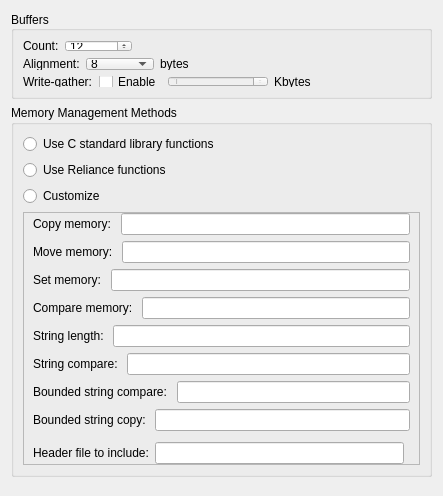
          <widget class="QWidget" name="scrollAreaWidgetContents_4">
           <property name="geometry">
            <rect>
             <x>0</x>
             <y>0</y>
             <width>443</width>
             <height>496</height>
            </rect>
           </property>
           <layout class="QVBoxLayout" name="verticalLayout_24">
            <item>
             <widget class="QGroupBox" name="gbBuffers">
              <property name="sizePolicy">
               <sizepolicy hsizetype="Preferred" vsizetype="Preferred">
                <horstretch>0</horstretch>
                <verstretch>0</verstretch>
               </sizepolicy>
              </property>
              <property name="minimumSize">
               <size>
                <width>0</width>
                <height>50</height>
               </size>
              </property>
              <property name="title">
               <string>Buffers</string>
              </property>
              <property name="alignment">
               <set>Qt::AlignLeading|Qt::AlignLeft|Qt::AlignVCenter</set>
              </property>
              <layout class="QVBoxLayout" name="verticalLayout_25">
               <item>
                <layout class="QHBoxLayout" name="hlayBufferCount">
                 <item>
                  <widget class="QLabel" name="label_24">
                   <property name="toolTip">
                    <string>&lt;html&gt;&lt;head/&gt;&lt;body&gt;&lt;p&gt;&lt;span style=&quot; font-weight:600;&quot;&gt;What it means: &lt;/span&gt;This setting determines the number of block buffers in the block buffer cache.&lt;/p&gt;&lt;p&gt;&lt;span style=&quot; font-weight:600;&quot;&gt;Guidance:&lt;/span&gt; Reliance Edge needs a certain minimum number of block buffers in the cache in order to operate. This minimum can be anywhere from 2 to 12, depending on other settings; an error icon will appear if the value is below the minimum. Using a buffer count above the minimum will improve performance (often substantially) at the cost of using more RAM. Thus, if the performance of Reliance Edge is not satisfactory, increasing the buffer count is a good experiment.&lt;/p&gt;&lt;p&gt;The memory allocated for buffers must be less than 4 GB and is determined by &lt;span style=&quot; font-weight:600;&quot;&gt;Block Size&lt;/span&gt; times &lt;span style=&quot; font-weight:600;&quot;&gt;Buffer Count&lt;/span&gt;. An error icon will appear if the value is above the maximum.&lt;/p&gt;&lt;p&gt;For more information, see the &amp;quot;Product Configuration&amp;quot; chapter of the Reliance Edge Developer's Guide.&lt;/p&gt;&lt;/body&gt;&lt;/html&gt;</string>
                   </property>
                   <property name="text">
                    <string>Count:</string>
                   </property>
                  </widget>
                 </item>
                 <item>
                  <widget class="QSpinBox" name="sbAllocatedBuffers">
                   <property name="maximum">
                    <number>33554432</number>
                   </property>
                   <property name="value">
                    <number>12</number>
                   </property>
                  </widget>
                 </item>
                 <item>
                  <spacer name="horizontalSpacer_22">
                   <property name="orientation">
                    <enum>Qt::Horizontal</enum>
                   </property>
                   <property name="sizeHint" stdset="0">
                    <size>
                     <width>40</width>
                     <height>20</height>
                    </size>
                   </property>
                  </spacer>
                 </item>
                 <item>
                  <widget class="WarningBtn" name="wbtnAllocatedBuffers" native="true">
                   <property name="sizePolicy">
                    <sizepolicy hsizetype="Fixed" vsizetype="Ignored">
                     <horstretch>0</horstretch>
                     <verstretch>0</verstretch>
                    </sizepolicy>
                   </property>
                   <property name="minimumSize">
                    <size>
                     <width>18</width>
                     <height>0</height>
                    </size>
                   </property>
                   <property name="maximumSize">
                    <size>
                     <width>18</width>
                     <height>16777215</height>
                    </size>
                   </property>
                  </widget>
                 </item>
                </layout>
               </item>
               <item>
                <layout class="QHBoxLayout" name="hlayBufferAlignment">
                 <item>
                  <widget class="QLabel" name="label_17b">
                   <property name="toolTip">
                    <string>&lt;html&gt;&lt;head/&gt;&lt;body&gt;&lt;p&gt;&lt;span style=&quot; font-weight:600;&quot;&gt;What it means:&lt;/span&gt; The memory alignment of the block buffers. The addresses of all block buffers (and the write-gather buffer, if enabled) will be aligned to this value. &lt;/p&gt;&lt;p&gt;&lt;span style=&quot; font-weight:600;&quot;&gt;Guidance:&lt;/span&gt; A minimum alignment of 8 is required in order for it to be safe on all processor architectures. The value must also be a power-of-two value and less than or equal to &lt;span style=&quot; font-weight:600;&quot;&gt;Block Size&lt;/span&gt;.&lt;/p&gt;&lt;p&gt;Alignment values above the minimum are beneficial on systems that use direct memory access (DMA) to transfer data to and from the storage device. DMA typically requires an aligned buffer, but the amount of alignment needed depends on the system: anywhere from 4 to 512 bytes is typical. If buffers are sufficiently aligned for the DMA controller, this foregoes the need for a bounce buffer for the I/O requests that use these aligned buffers.&lt;/p&gt;&lt;p&gt;Note that not all storage device I/O pass through the buffers, so the OS block device service (osbdev.c) still needs to be able to support unaligned I/O buffers. In other words, use of this setting will not eliminate the need for a bounce buffer, but it can reduce how often the bounce buffer would need to be used.&lt;/p&gt;&lt;p&gt;The RAM cost in bytes of this setting is approximately equal to the alignment value.&lt;/p&gt;&lt;/body&gt;&lt;/html&gt;</string>
                   </property>
                   <property name="text">
                    <string>Alignment:</string>
                   </property>
                  </widget>
                 </item>
                 <item>
                  <widget class="QComboBox" name="cmbBufferAlignment">
                   <property name="currentIndex">
                    <number>0</number>
                   </property>
                   <item>
                    <property name="text">
                     <string>8</string>
                    </property>
                   </item>
                   <item>
                    <property name="text">
                     <string>16</string>
                    </property>
                   </item>
                   <item>
                    <property name="text">
                     <string>32</string>
                    </property>
                   </item>
                   <item>
                    <property name="text">
                     <string>64</string>
                    </property>
                   </item>
                   <item>
                    <property name="text">
                     <string>128</string>
                    </property>
                   </item>
                   <item>
                    <property name="text">
                     <string>256</string>
                    </property>
                   </item>
                   <item>
                    <property name="text">
                     <string>512</string>
                    </property>
                   </item>
                   <item>
                    <property name="text">
                     <string>1,024</string>
                    </property>
                   </item>
                   <item>
                    <property name="text">
                     <string>2,048</string>
                    </property>
                   </item>
                   <item>
                    <property name="text">
                     <string>4,096</string>
                    </property>
                   </item>
                   <item>
                    <property name="text">
                     <string>8,192</string>
                    </property>
                   </item>
                   <item>
                    <property name="text">
                     <string>16,384</string>
                    </property>
                   </item>
                   <item>
                    <property name="text">
                     <string>32,768</string>
                    </property>
                   </item>
                   <item>
                    <property name="text">
                     <string>65,536</string>
                    </property>
                   </item>
                  </widget>
                 </item>
                 <item>
                  <widget class="QLabel" name="label_18b">
                   <property name="text">
                    <string>bytes</string>
                   </property>
                  </widget>
                 </item>
                 <item>
                  <spacer name="horizontalSpacer_5d">
                   <property name="orientation">
                    <enum>Qt::Horizontal</enum>
                   </property>
                   <property name="sizeHint" stdset="0">
                    <size>
                     <width>40</width>
                     <height>20</height>
                    </size>
                   </property>
                  </spacer>
                 </item>
                 <item>
                  <widget class="WarningBtn" name="wbtnBufferAlignment" native="true">
                   <property name="sizePolicy">
                    <sizepolicy hsizetype="Fixed" vsizetype="Ignored">
                     <horstretch>0</horstretch>
                     <verstretch>0</verstretch>
                    </sizepolicy>
                   </property>
                   <property name="minimumSize">
                    <size>
                     <width>18</width>
                     <height>0</height>
                    </size>
                   </property>
                   <property name="maximumSize">
                    <size>
                     <width>18</width>
                     <height>16777215</height>
                    </size>
                   </property>
                  </widget>
                 </item>
                </layout>
               </item>
               <item>
                <layout class="QHBoxLayout" name="hlayBufferWriteGather">
                 <item>
                  <widget class="QLabel" name="label_9c">
                   <property name="toolTip">
                    <string>&lt;html&gt;&lt;head/&gt;&lt;body&gt;&lt;p&gt;&lt;span style=&quot; font-weight:600;&quot;&gt;What it means:&lt;/span&gt; The size of the write-gather buffer in kilobytes.&lt;/p&gt;&lt;p&gt;&lt;span style=&quot; font-weight:600;&quot;&gt;Guidance:&lt;/span&gt; This value, in combination with the &lt;span style=&quot; font-weight:600;&quot;&gt;Block Size&lt;/span&gt; and &lt;span style=&quot; font-weight:600;&quot;&gt;Buffer Count&lt;/span&gt;, are used to tune file system performance. The write-gather buffer is used to write out adjacent dirty block buffers in a single request. On many storage devices, write throughput is faster with larger requests (up to a point). The minimum size is twice the &lt;span style=&quot; font-weight:600;&quot;&gt;Block Size&lt;/span&gt;. The maximum must be less than the total space allocated for buffers (ie. &lt;span style=&quot; font-weight:600;&quot;&gt;Block Size&lt;/span&gt; times &lt;span style=&quot; font-weight:600;&quot;&gt;Buffer Count&lt;/span&gt;).&lt;/p&gt;&lt;p&gt;Disabling the write-gather buffer may be desirable to minimize RAM requirements, reduce worst-case latency, or because larger writes are not faster on the storage device.&lt;/p&gt;&lt;p&gt;For more information, see the &amp;quot;Product Configuration&amp;quot; chapter of the Reliance Edge Developer's Guide. &lt;/p&gt;&lt;/body&gt;&lt;/html&gt;</string>
                   </property>
                   <property name="text">
                    <string>Write-gather:</string>
                   </property>
                  </widget>
                 </item>
                 <item>
                  <widget class="QCheckBox" name="cbBufferWriteGather">
                   <property name="text">
                    <string>Enable</string>
                   </property>
                   <property name="checked">
                    <bool>false</bool>
                   </property>
                  </widget>
                 </item>
                 <item>
                  <widget class="QSpinBox" name="sbBufferWriteGatherKB">
                   <property name="enabled">
                    <bool>false</bool>
                   </property>
                   <property name="sizePolicy">
                    <sizepolicy hsizetype="Fixed" vsizetype="Fixed">
                     <horstretch>1</horstretch>
                     <verstretch>0</verstretch>
                    </sizepolicy>
                   </property>
                   <property name="minimumSize">
                    <size>
                     <width>100</width>
                     <height>0</height>
                    </size>
                   </property>
                   <property name="minimum">
                    <number>1</number>
                   </property>
                   <property name="maximum">
                    <number>4194304</number>
                   </property>
                   <property name="value">
                    <number>1</number>
                   </property>
                  </widget>
                 </item>
                 <item>
                  <widget class="QLabel" name="label_10c">
                   <property name="text">
                    <string>Kbytes</string>
                   </property>
                  </widget>
                 </item>
                 <item>
                  <spacer name="horizontalSpacer_5c">
                   <property name="orientation">
                    <enum>Qt::Horizontal</enum>
                   </property>
                   <property name="sizeHint" stdset="0">
                    <size>
                     <width>40</width>
                     <height>20</height>
                    </size>
                   </property>
                  </spacer>
                 </item>
                 <item>
                  <widget class="WarningBtn" name="wbtnBufferWriteGather" native="true">
                   <property name="sizePolicy">
                    <sizepolicy hsizetype="Fixed" vsizetype="Ignored">
                     <horstretch>0</horstretch>
                     <verstretch>0</verstretch>
                    </sizepolicy>
                   </property>
                   <property name="minimumSize">
                    <size>
                     <width>18</width>
                     <height>0</height>
                    </size>
                   </property>
                   <property name="maximumSize">
                    <size>
                     <width>18</width>
                     <height>16777215</height>
                    </size>
                   </property>
                  </widget>
                 </item>
                </layout>
               </item>
              </layout>
             </widget>
            </item>
            <item>
             <widget class="QGroupBox" name="gbMemFns">
              <property name="sizePolicy">
               <sizepolicy hsizetype="Preferred" vsizetype="Fixed">
                <horstretch>0</horstretch>
                <verstretch>0</verstretch>
               </sizepolicy>
              </property>
              <property name="toolTip">
               <string>&lt;html&gt;&lt;head/&gt;&lt;body&gt;&lt;p&gt;&lt;span style=&quot; font-weight:600;&quot;&gt;What it means:&lt;/span&gt; Reliance Edge needs functions like memcpy() and strlen(), but it also needs to work in freestanding environments where the C library functions might be unavailable. This setting tells Reliance Edge which functions to use: the C library versions, its own implementations, or custom functions.&lt;/p&gt;&lt;p&gt;&lt;span style=&quot; font-weight:600;&quot;&gt;Guidance:&lt;/span&gt; Using the standard C library functions is a reasonable choice if you know that the listed  functions and the &amp;lt;string.h&amp;gt; header file are available in your system. The advantage of using the C library functions, if available, is that they tend to be optimized, and code size is not increased since those functions were already present on the target.&lt;/p&gt;&lt;p&gt;Using the Reliance Edge functions has the advantage that it works anywhere, without external dependencies, and these implementations are known not to have any bugs which will cause problems for the file system. The disadvantage is that these are very simple implementations without any optimization, and if these functions are already implemented elsewhere in the system, code size is increased by unnecessarily including two copies of these functions.&lt;/p&gt;&lt;p&gt;You can also use custom functions or mix-and-match by selecting &amp;quot;Customize.&amp;quot; When this option is selected, leave a field blank to tell Reliance Edge to use its own implementation of a function.&lt;/p&gt;&lt;p&gt;For further details, see the &amp;quot;Product Configuration&amp;quot; chapter of the Reliance Edge Developer's Guide.&lt;/p&gt;&lt;/body&gt;&lt;/html&gt;</string>
              </property>
              <property name="title">
               <string>Memory Management Methods</string>
              </property>
              <layout class="QVBoxLayout" name="verticalLayout_26">
               <item>
                <widget class="QRadioButton" name="rbtnMemUseCStd">
                 <property name="text">
                  <string>Use C standard library functions</string>
                 </property>
                </widget>
               </item>
               <item>
                <widget class="QRadioButton" name="rbtnMemUseReliance">
                 <property name="text">
                  <string>Use Reliance functions</string>
                 </property>
                </widget>
               </item>
               <item>
                <widget class="QRadioButton" name="rbtnMemCustomize">
                 <property name="text">
                  <string>Customize</string>
                 </property>
                </widget>
               </item>
               <item>
                <widget class="QFrame" name="frameMemFnsCust">
                 <property name="frameShape">
                  <enum>QFrame::StyledPanel</enum>
                 </property>
                 <property name="frameShadow">
                  <enum>QFrame::Raised</enum>
                 </property>
                 <layout class="QVBoxLayout" name="verticalLayout_31">
                  <property name="topMargin">
                   <number>0</number>
                  </property>
                  <property name="bottomMargin">
                   <number>0</number>
                  </property>
                  <item>
                   <layout class="QHBoxLayout" name="hlayMemcpy">
                    <item>
                     <widget class="QLabel" name="label_13">
                      <property name="text">
                       <string>Copy memory: </string>
                      </property>
                     </widget>
                    </item>
                    <item>
                     <widget class="QLineEdit" name="leMemcpy">
                      <property name="text">
                       <string/>
                      </property>
                     </widget>
                    </item>
                   </layout>
                  </item>
                  <item>
                   <layout class="QHBoxLayout" name="hlayMemmov">
                    <item>
                     <widget class="QLabel" name="label_35">
                      <property name="text">
                       <string>Move memory: </string>
                      </property>
                     </widget>
                    </item>
                    <item>
                     <widget class="QLineEdit" name="leMemmov"/>
                    </item>
                   </layout>
                  </item>
                  <item>
                   <layout class="QHBoxLayout" name="hlayMemset">
                    <item>
                     <widget class="QLabel" name="label_36">
                      <property name="text">
                       <string>Set memory: </string>
                      </property>
                     </widget>
                    </item>
                    <item>
                     <widget class="QLineEdit" name="leMemset"/>
                    </item>
                   </layout>
                  </item>
                  <item>
                   <layout class="QHBoxLayout" name="hlayMemcmp">
                    <item>
                     <widget class="QLabel" name="label_39">
                      <property name="text">
                       <string>Compare memory: </string>
                      </property>
                     </widget>
                    </item>
                    <item>
                     <widget class="QLineEdit" name="leMemcmp"/>
                    </item>
                   </layout>
                  </item>
                  <item>
                   <layout class="QHBoxLayout" name="hlayStrlen">
                    <item>
                     <widget class="QLabel" name="label_38">
                      <property name="text">
                       <string>String length: </string>
                      </property>
                     </widget>
                    </item>
                    <item>
                     <widget class="QLineEdit" name="leStrlen"/>
                    </item>
                   </layout>
                  </item>
                  <item>
                   <layout class="QHBoxLayout" name="hlayStrcmp">
                    <item>
                     <widget class="QLabel" name="label_42">
                      <property name="text">
                       <string>String compare: </string>
                      </property>
                     </widget>
                    </item>
                    <item>
                     <widget class="QLineEdit" name="leStrcmp"/>
                    </item>
                   </layout>
                  </item>
                  <item>
                   <layout class="QHBoxLayout" name="hlayStrncmp">
                    <item>
                     <widget class="QLabel" name="label_41">
                      <property name="text">
                       <string>Bounded string compare: </string>
                      </property>
                     </widget>
                    </item>
                    <item>
                     <widget class="QLineEdit" name="leStrncmp"/>
                    </item>
                   </layout>
                  </item>
                  <item>
                   <layout class="QHBoxLayout" name="hlayStrncpy">
                    <item>
                     <widget class="QLabel" name="label_37">
                      <property name="text">
                       <string>Bounded string copy: </string>
                      </property>
                     </widget>
                    </item>
                    <item>
                     <widget class="QLineEdit" name="leStrncpy"/>
                    </item>
                   </layout>
                  </item>
                  <item>
                   <spacer name="verticalSpacer_8">
                    <property name="orientation">
                     <enum>Qt::Vertical</enum>
                    </property>
                    <property name="sizeType">
                     <enum>QSizePolicy::Fixed</enum>
                    </property>
                    <property name="sizeHint" stdset="0">
                     <size>
                      <width>20</width>
                      <height>5</height>
                     </size>
                    </property>
                   </spacer>
                  </item>
                  <item>
                   <layout class="QHBoxLayout" name="hlayIncludeFile">
                    <item>
                     <widget class="QLabel" name="label_40">
                      <property name="text">
                       <string>Header file to include:</string>
                      </property>
                     </widget>
                    </item>
                    <item>
                     <widget class="QLineEdit" name="leIncludeFile"/>
                    </item>
                    <item>
                     <widget class="WarningBtn" name="wbtnIncludeFile" native="true">
                      <property name="sizePolicy">
                       <sizepolicy hsizetype="Fixed" vsizetype="Ignored">
                        <horstretch>0</horstretch>
                        <verstretch>0</verstretch>
                       </sizepolicy>
                      </property>
                      <property name="minimumSize">
                       <size>
                        <width>0</width>
                        <height>0</height>
                       </size>
                      </property>
                      <property name="maximumSize">
                       <size>
                        <width>18</width>
                        <height>16777215</height>
                       </size>
                      </property>
                     </widget>
                    </item>
                   </layout>
                  </item>
                 </layout>
                </widget>
               </item>
              </layout>
             </widget>
            </item>
            <item>
             <spacer name="verticalSpacer_4">
              <property name="orientation">
               <enum>Qt::Vertical</enum>
              </property>
              <property name="sizeHint" stdset="0">
               <size>
                <width>20</width>
                <height>40</height>
               </size>
              </property>
             </spacer>
            </item>
           </layout>
          </widget>
